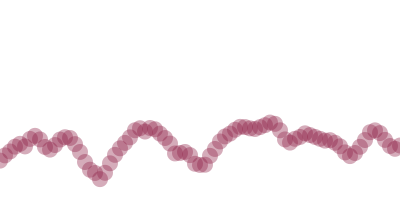
Frame 1 (no input)
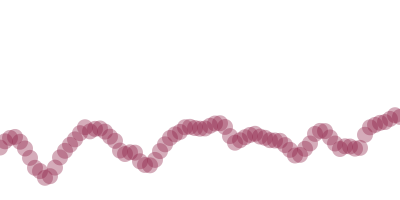
Frame 60 (the mouse pressed at the canvas centre just before this capture)
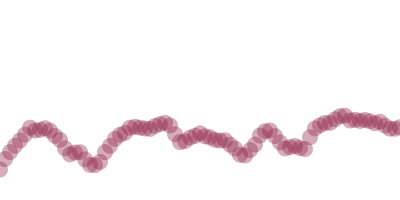
Frame 120 (the mouse held since frame 60 and released just before this capture)

The Processing sketch that drew these frames (run headless with seeded random() and noise(); from frame 60 on, the mouse is pressed at the canvas centre):

// Processing sketch: ex_3_9_perlin_oscillator
// ── ex_3_9_perlin_oscillator.pde
float startAngle = 0;
float angleVel = 0.1;
float amplitude = 200;

void setup() {
  size(400,200);
  background(255);
}

void draw() {
  background(255);
  
  float angle = startAngle;

  for (int x = 0; x <= width; x += 5) {
    float y = map(noise(angle),-1,1,0,amplitude);
    smooth();
    noStroke();
    fill(141, 31, 71, 95);
    ellipse(x,y,16,16);
    angle += angleVel;
  }
  startAngle += 0.018;
}
